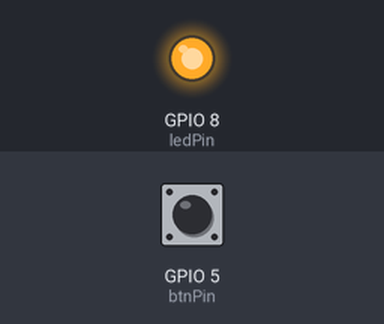
Bench run of a sketch on a simulated ESP32-C3. Parts: output pins drawn as LEDs (lit = HIGH). The inputs (shaded band) are chosen by the test bench; at power-on: GPIO 5 (btnPin) LOW. What the sketch prints to the serial monitor is not drawn.

Above: at 4.3 s.
4.4 s: GPIO 5 (btnPin) pulled HIGH for 1 s
At 5.4 s:
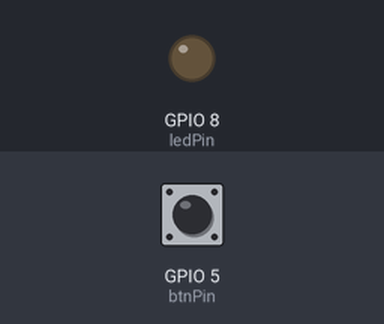
8.4 s: GPIO 5 (btnPin) pulled HIGH for 3.2 s
At 14.8 s:
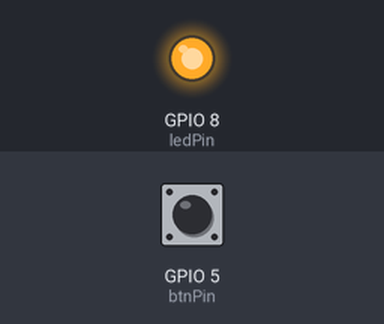
Timing chart, 0 to 16.3 s (numbered marks = the images above; inputs shaded):
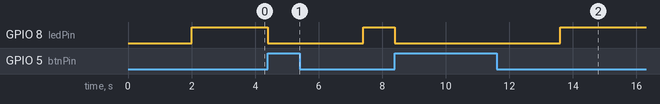

Measured:
- after the input at 4.4 s, GPIO 8 (ledPin): HIGH → LOW at once, → HIGH 3.0 s later
- after the input at 8.4 s, GPIO 8 (ledPin): HIGH → LOW at once, → HIGH 5.2 s later

The sketch:

Hold-Position.ino
```cpp
// This code was written for ESP32C3 Super Mini.

// Here, settings the LED_BUILTIN low turns on the LED.
#define ledPin 8
#define btnPin 5

unsigned long int t = 0;

void setup()
{
  pinMode(ledPin, OUTPUT);
  pinMode(btnPin, INPUT);
  Serial.begin(115200);
}

void loop()
{
  if (digitalRead(btnPin) ==  1)
  {
    digitalWrite(ledPin, LOW);
    Serial.println("On");
    t = millis();
  }
  if (millis() - t > 2000)
  {
    digitalWrite(ledPin, HIGH);
    Serial.println("Off");
  }
}
```
